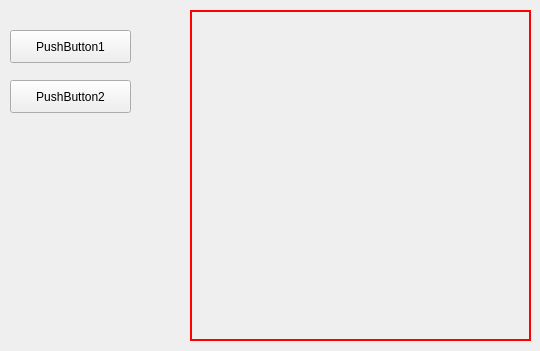
<?xml version="1.0" encoding="UTF-8"?>
<ui version="4.0">
 <class>Form</class>
 <widget class="QWidget" name="Form">
  <property name="geometry">
   <rect>
    <x>0</x>
    <y>0</y>
    <width>540</width>
    <height>351</height>
   </rect>
  </property>
  <property name="windowTitle">
   <string>My form from a UI-File</string>
  </property>
  <widget class="QPushButton" name="pushButton1">
   <property name="geometry">
    <rect>
     <x>10</x>
     <y>30</y>
     <width>121</width>
     <height>33</height>
    </rect>
   </property>
   <property name="text">
    <string>PushButton1</string>
   </property>
   <property name="icon">
    <iconset resource="../com/misc/resource/resource.qrc">
     <normaloff>:/logo/scanframe</normaloff>:/logo/scanframe</iconset>
   </property>
  </widget>
  <widget class="QPushButton" name="pushButton2">
   <property name="geometry">
    <rect>
     <x>10</x>
     <y>80</y>
     <width>121</width>
     <height>33</height>
    </rect>
   </property>
   <property name="text">
    <string>PushButton2</string>
   </property>
   <property name="icon">
    <iconset resource="../com/misc/resource/resource.qrc">
     <normaloff>:/logo/scanframe</normaloff>:/logo/scanframe</iconset>
   </property>
  </widget>
  <widget class="QLabel" name="label">
   <property name="geometry">
    <rect>
     <x>190</x>
     <y>10</y>
     <width>341</width>
     <height>331</height>
    </rect>
   </property>
   <property name="autoFillBackground">
    <bool>false</bool>
   </property>
   <property name="styleSheet">
    <string notr="true">border: 2px solid red</string>
   </property>
   <property name="text">
    <string/>
   </property>
   <property name="pixmap">
    <pixmap resource="../rt-ui-serialize/resource/resource.qrc">:/image/ecosystem</pixmap>
   </property>
   <property name="scaledContents">
    <bool>true</bool>
   </property>
   <property name="margin">
    <number>10</number>
   </property>
  </widget>
 </widget>
 <resources>
  <include location="../com/misc/resource/resource.qrc"/>
  <include location="../rt-ui-serialize/resource/resource.qrc"/>
 </resources>
 <connections/>
</ui>
